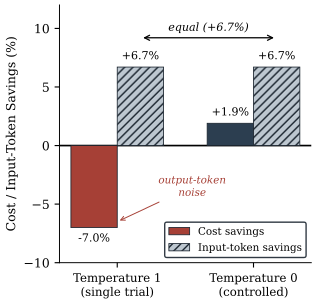

Reproduce this figure in Python.
"""Figure 4: Methodology validation, temp=1 noise vs temp=0 signal.

Same rule (StateDrop), same workload (iterative_refiner), two sampling
conditions. Cost delta is unstable across the two conditions; input-token
delta is identical. A double-headed arrow connects the two input-token bars
to emphasize their equivalence; the negative cost bar is shaded distinctly
(rust red) to flag it as a negative result. A thicker zero baseline and an
"output-token noise" call-out on the negative cost bar drive the
interpretation.
"""

from pathlib import Path

import matplotlib.pyplot as plt
import numpy as np

plt.rcParams.update({
    "font.family": "serif",
    "font.size": 9,
    "axes.labelsize": 9,
    "axes.titlesize": 10,
    "legend.fontsize": 8,
    "mathtext.fontset": "cm",
    "pdf.fonttype": 42,
    "ps.fonttype": 42,
    "axes.linewidth": 0.7,
})

OUT = Path(__file__).resolve().parent / "fig4_methodology.pdf"

DARK = "#2c3e50"
LIGHT = "#bcc6cf"
EDGE = "#1a242f"
NEGATIVE = "#a64036"   # rust-red, prints distinctly in grayscale


def main() -> None:
    groups = ["Temperature 1\n(single trial)", "Temperature 0\n(controlled)"]
    cost_delta = [-7.0, 1.9]
    input_delta = [6.7, 6.7]

    x = np.arange(len(groups))
    width = 0.34

    fig, ax = plt.subplots(figsize=(3.33, 3.2))

    # Cost bars colored individually so the negative result stands out.
    cost_colors = [NEGATIVE if v < 0 else DARK for v in cost_delta]
    bars_cost = ax.bar(
        x - width / 2, cost_delta, width,
        label="Cost savings",
        color=cost_colors, edgecolor=EDGE, linewidth=0.6, zorder=2,
    )
    bars_tok = ax.bar(
        x + width / 2, input_delta, width,
        label="Input-token savings",
        color=LIGHT, edgecolor=EDGE, linewidth=0.6,
        hatch="////", zorder=2,
    )

    # Thick zero baseline.
    ax.axhline(0, color="black", lw=1.2, zorder=1)

    # Cost-bar value labels.
    cost_labels = ["-7.0%", "+1.9%"]
    for b, lbl in zip(bars_cost, cost_labels):
        h = b.get_height()
        offset = 4 if h >= 0 else -4
        va = "bottom" if h >= 0 else "top"
        ax.annotate(
            lbl,
            xy=(b.get_x() + b.get_width() / 2, h),
            xytext=(0, offset), textcoords="offset points",
            ha="center", va=va, fontsize=8,
        )

    # Input-token bar value labels.
    for b in bars_tok:
        h = b.get_height()
        ax.annotate(
            f"+{h:.1f}%",
            xy=(b.get_x() + b.get_width() / 2, h),
            xytext=(0, 4), textcoords="offset points",
            ha="center", va="bottom", fontsize=8,
        )

    # Double-headed arrow between the two input-token bars to emphasize
    # equivalence.
    x_left = x[0] + width / 2
    x_right = x[1] + width / 2
    y_arrow = 9.2
    ax.annotate(
        "",
        xy=(x_right, y_arrow), xytext=(x_left, y_arrow),
        arrowprops=dict(arrowstyle="<->", color="black", lw=0.9),
    )
    ax.text((x_left + x_right) / 2, y_arrow + 0.4,
            "equal (+6.7%)",
            ha="center", va="bottom", fontsize=8, style="italic",
            color="black")

    # Output-token-noise call-out pointing at the -7.0% bar. Placed in the
    # gap between groups so it stays inside the axis area and clear of the
    # x-tick labels.
    neg_bar = bars_cost[0]
    neg_x = neg_bar.get_x() + neg_bar.get_width() / 2
    ax.annotate(
        "output-token\nnoise",
        xy=(neg_x + neg_bar.get_width() / 2, -6.5),
        xytext=(0.55, -3.5),
        ha="center", va="center", fontsize=7.5, color=NEGATIVE,
        style="italic",
        arrowprops=dict(arrowstyle="->", color=NEGATIVE, lw=0.7),
    )

    ax.set_xticks(x)
    ax.set_xticklabels(groups, fontsize=8.5)
    ax.set_ylabel("Cost / Input-Token Savings (%)")
    ax.set_ylim(-10, 12)
    ax.set_yticks([-10, -5, 0, 5, 10])

    ax.spines["top"].set_visible(False)
    ax.spines["right"].set_visible(False)

    ax.legend(loc="lower right", frameon=True, framealpha=0.9,
              edgecolor=EDGE, fontsize=7.5)

    fig.tight_layout()
    fig.savefig(OUT, format="pdf", dpi=300, bbox_inches="tight",
                pad_inches=0.05)
    plt.close(fig)
    print(f"wrote {OUT}")


if __name__ == "__main__":
    main()
